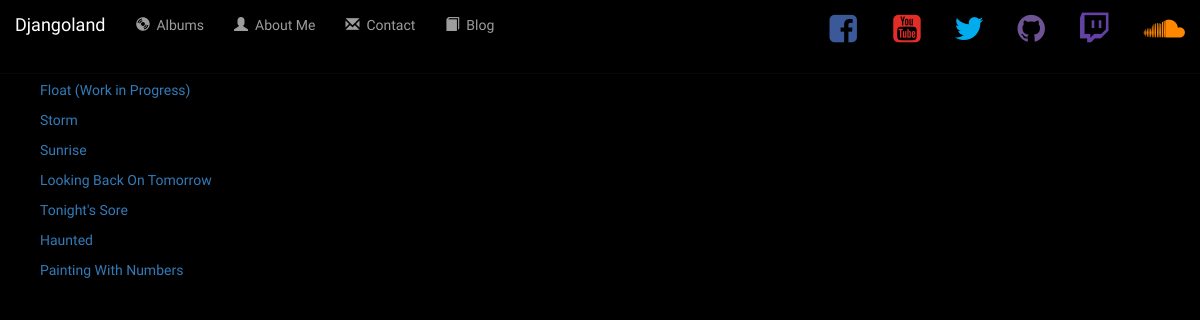
/My_Songs/songs/, run on the app's committed database.
### My_Songs/models.py (models this page shows, shortened)
class Song(models.Model):
    album = models.ForeignKey(Album, on_delete=models.CASCADE)  # Relates albums and songs
    file_type = models.CharField(max_length=10)
    song_title = models.CharField(max_length=250)
    song_link = models.CharField(max_length=1000, null=True, blank=True)
    song_description = models.CharField(max_length=10000, null=True, blank=True)

### My_Songs/views.py (the view)
# urls.py: path('songs/', My_Songs.views.all_songs, name='all_songs'),
def all_songs(request):
    all_albums = Album.objects.all()  # Get all albums
    return render(request, 'My_Songs/songs.html', {'all_albums': all_albums})

### My_Songs/templates/My_Songs/songs.html (shortened to what this page needs)
{% extends 'base.html' %}
{% block body %}
        {% for album in all_albums %}
            <h4 style="margin-left:25px">{{ album.album_title }}</h4>
            {% for song in album.song_set.all %}
                 <ul>
                    {% if song.song_link != null %}
                        <a href = "{{ song.song_link }}" target="_blank">{{song.song_title}}</a>
                    {% else %}
                        {{song.song_title}}
                    {% endif %}
                </ul>
            {% endfor %}
        {% endfor %}
{% endblock %}

### My_Songs/static/My_Songs/style.css (style rules this page uses)
body { margin-top:50px; margin-bottom:50px; background-color: black; background-image: none; font-family: 'Quicksand', sans-serif; }
h4 { color:lightgrey; }

### data on the page
Song: song_title "Float (Work in Progress)"
Song: song_title "Storm"
Song: song_title "Sunrise"
Song: song_title "Looking Back On Tomorrow"
Song: song_title "Tonight's Sore"
Song: song_title "Haunted"
Song: song_title "Painting With Numbers"
